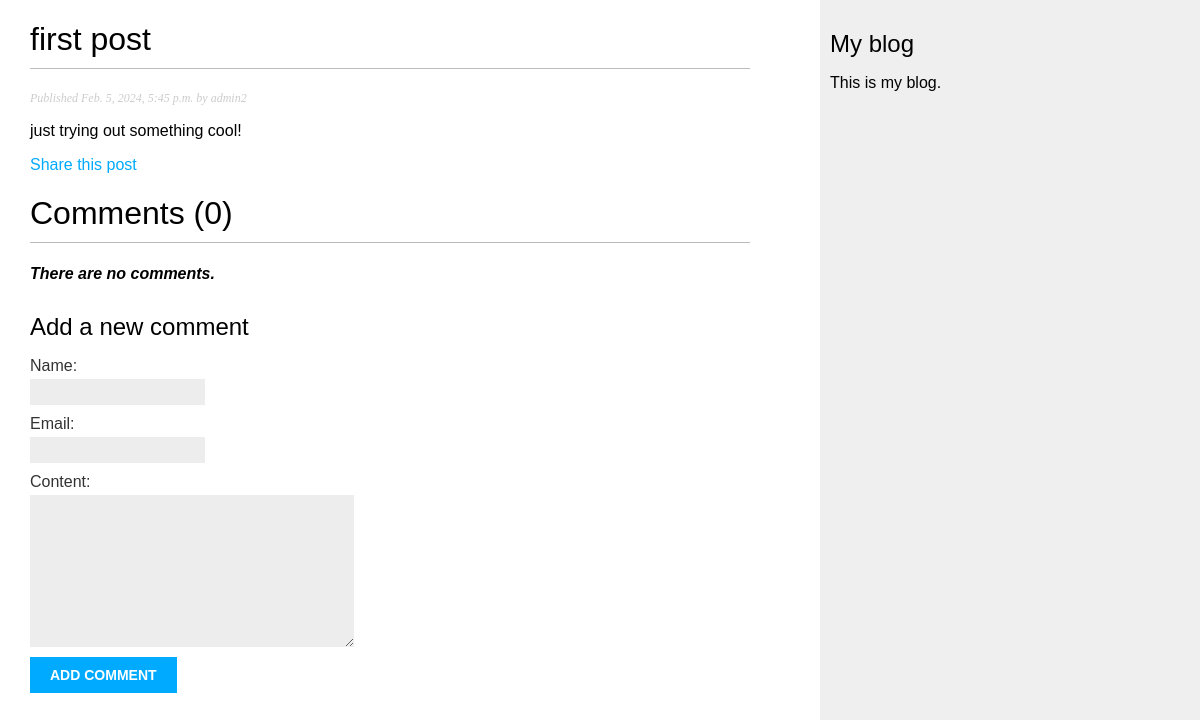
Page /blog/2024/2/5/first-post/ on the committed database.
### blog/models.py (models this page shows, shortened)
class Post(models.Model):
    STATUS = (("draft", "Draft"), ("published", "Published"))
    title = models.CharField(max_length=250)
    slug = models.SlugField(max_length=250, unique_for_date = 'publish')
    author = models.ForeignKey(
        User, on_delete=models.CASCADE, related_name="blog_posts"
    )
    content = models.TextField()
    publish = models.DateTimeField(default=timezone.now)
    created = models.DateTimeField(auto_now_add=True)
    updated = models.DateTimeField(auto_now=True)
    status = models.CharField(max_length=20, choices=STATUS, default="draft")
    objects = models.Manager()  # default manager
    published = PublishedManager()  # Custum manager
    class Meta:
        ordering = ["-publish"]
        indexes = (models.Index(fields=["-publish"]),)
    def __str__(self):
        return self.title

### blog/views.py (the view)
class PostDetailView(DetailView):
    model = Post
    template_name = 'post-detail.html'
    context_object_name = 'post'
    queryset = Post.published.all()
    def get_object(self):
        year = self.kwargs.get('year')
        month = self.kwargs.get('month')
        day = self.kwargs.get('day')
        slug = self.kwargs.get('post')
        post = get_object_or_404(
            self.get_queryset(),
            publish__year=year,
            publish__month=month,
            publish__day=day,
            slug=slug
        )
        return post
    def get_context_data(self, **kwargs: Any):
        context = super().get_context_data(**kwargs)
        context['comments'] = self.get_object().comment_set.filter(active=True)
        context['form'] = CommentForm()
        print(context)
        return context

### blog/forms.py
class CommentForm(forms.ModelForm):
    class Meta:
        model = models.Comment
        fields = ['name', 'email','content']

### blog/templates/post-detail.html (shortened to what this page needs)
{% extends "base.html" %}
{% block content %}
<h1>{{ post.title }}</h1>
<p class="date">
Published {{ post.publish }} by {{ post.author }}
</p>
{{ post.content|linebreaks }}
<p><a href="{% url 'blog:post-share' post.id %}">Share this post</a></p>
<h1>Comment{{comments.count|pluralize}} ({{comments.count}})</h1>
{% for comment in comments %}
<div class="comment">
    <p class="info">
        Comment {{ forloop.counter }} by {{ comment.name }}
        {{ comment.created }}
        </p>
        {{ comment.content|linebreaks }}
        </div>
        {% empty %}
        <p><b><i>There are no comments.</i></b></p>
        {% endfor %}
        {% include "includes/comment_form.html" %}
{% endblock %}

### blog/static/css/blog.css (style rules this page uses)
body { margin:0; padding:0; font-family:helvetica, sans-serif; }
a { color:#00abff; text-decoration:none; }
h1 { font-weight:normal; border-bottom:1px solid #bbb; padding:0 0 10px 0; }
p.date { color:#ccc; font-family: georgia, serif; font-size: 12px; font-style: italic; }
label { float:left; clear:both; color:#333; margin-bottom:4px; }
input, textarea { clear:both; float:left; margin:0 0 10px; background:#ededed; border:0; padding:6px 10px; font-size:12px; }

### rows in the picture
Post: title "first post", publish "Feb. 5, 2024, 5:45 p.m.", author "admin2", content "just trying out something cool!"

### other values in the picture
{{ comments.count }} "0"
